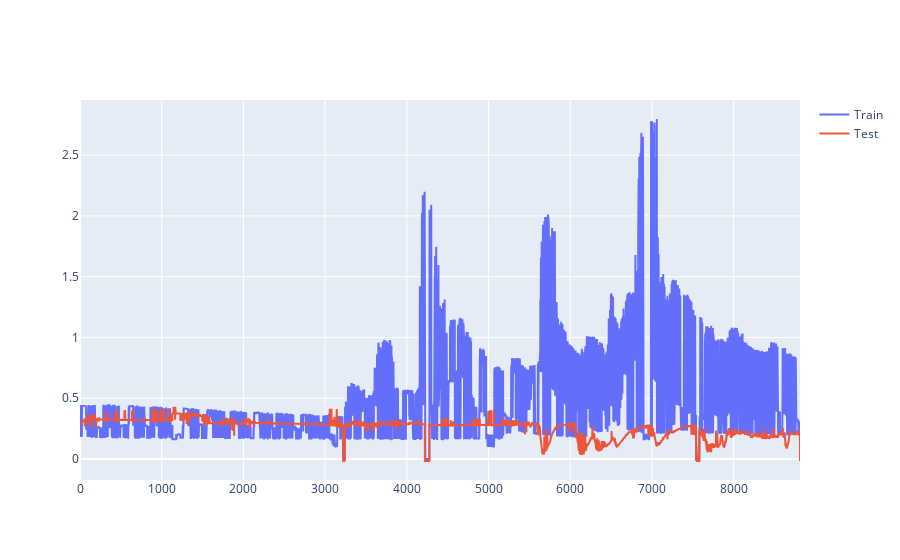

The notebook cell this image was saved under:
### Code cell
# plot train and test predictions
fig = go.Figure()
fig.add_trace(go.Scatter(x=x, y=y_test, name='Train'))
fig.add_trace(go.Scatter(x=x, y=y_test_pred, name='Test'))
fig.show()

### Figure 1 — Plotly figure (JSON) as saved in the notebook; plotly's stock layout.template omitted (floating-point values rounded to 4 significant figures; data arrays with more than 128 entries replaced by an {"elided": "..."} marker saying what was removed)
{"data": [{"name": "Train", "type": "scatter", "x": {"elided": "8813 int values"}, "y": {"elided": "8813 float values"}}, {"name": "Test", "type": "scatter", "x": {"elided": "8813 int values"}, "y": {"elided": "8813 float values"}}], "layout": {}}
